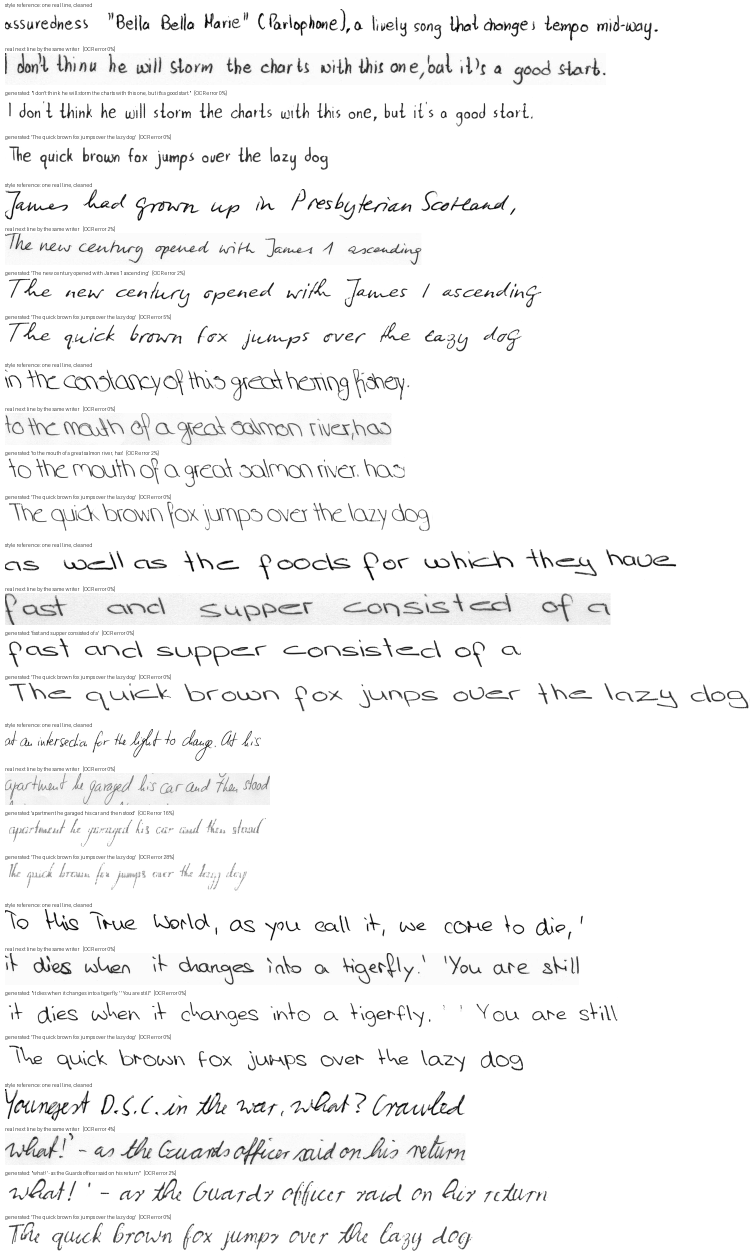
#> input picture handwriting-imitator/samples/imitation_vs_real.png, 1510 x 2520 px (shown at 1/2 size)
$ python -i preprocess.py   (imports and definitions only)
#> lines starting #> are read from the running program, lines starting #| are printed output that depends on the picture; after the words box and inside, x2 and y2 are one past the last pixel; in counts of white or black regions, pixels touching at a corner belong together
"""Clean up scans and phone photos of handwriting for use as style references.

clean_line handles an image of one line; split_page cuts a photo of a whole
handwritten page into its lines.

The generator copies everything about its reference, including how it was
digitised: feed it a hard-thresholded image and it draws blocky letters, feed
it small text in a tall frame and it draws small, coarse text. So this step is
deliberately gentle. It evens out the paper, keeps the soft grey stroke edges,
and crops tight so the writing fills the 64 px frame.
"""

import cv2
import numpy as np
from PIL import Image
from scipy.ndimage import gaussian_filter1d
from scipy.signal import find_peaks

WHITE_POINT = 0.9


def flatten(gray, kernel):
    """Grey photo -> ink darkness on even white paper, as floats from 0 (ink) to 1 (paper).

    kernel: size in pixels of the neighbourhood used to estimate the paper; it
    must be wider than a pen stroke and narrower than the lighting changes.
    """
    k = int(kernel) | 1
    # Paper = what is left after closing away the (thin, dark) strokes.
    background = cv2.morphologyEx(gray, cv2.MORPH_CLOSE, cv2.getStructuringElement(cv2.MORPH_ELLIPSE, (k, k)))
    background = cv2.GaussianBlur(background, (k, k), 0)
    flat = np.clip(gray / np.maximum(background, 1.0), 0.0, 1.0)
    # Linear stretch only: paper noise goes to white, the darkest ink to black,
    # and the anti-aliased edges in between survive.
    black_point = min(np.percentile(flat, 0.5), WHITE_POINT - 0.3)
    return np.clip((flat - black_point) / (WHITE_POINT - black_point), 0.0, 1.0)


# [31 lines left out: functions clean_line, _without_edge_fragments, not called in this run]


def split_page(image):
    """Cut a photo of a handwritten page into its lines.

    Returns (lines, overlay): the line images from top to bottom, all cropped
    to the same height and the same position relative to the writing, and a
    copy of the page with the detected lines marked for checking by eye.

    The common frame matters. The generator draws at the scale of whatever
    reference it is given, so references cropped to different heights would
    make letters change size from one generated line to the next.

    Expects dark ink on plain unlined paper, photographed roughly square-on
    and cropped to the paper.
    """
    gray = np.asarray(image.convert("L"), dtype=np.float32)
    flat = flatten(gray, max(31, min(gray.shape) // 25))
    flat = _rotate(flat, _skew_angle(flat < 0.6))
    ink = flat < 0.6

    count, labels, stats, centroids = cv2.connectedComponentsWithStats(ink.astype(np.uint8), connectivity=8)
    height, width = ink.shape
    top, tall = stats[:, cv2.CC_STAT_TOP], stats[:, cv2.CC_STAT_HEIGHT]
    left, wide = stats[:, cv2.CC_STAT_LEFT], stats[:, cv2.CC_STAT_WIDTH]
    area = stats[:, cv2.CC_STAT_AREA]
    on_edge = (top == 0) | (left == 0) | (top + tall == height) | (left + wide == width)
    letter = np.median(tall[1:][area[1:] >= 12]) if count > 1 else 0
    # Keep letter-sized blobs: drop paper specks, the table around the page, and anything huge.
    keep = (area >= max(6, 0.01 * letter * letter)) & ~on_edge & (tall < 6 * letter)
    keep[0] = False
    if not keep.any():
        raise ValueError("no handwriting found on the page")

    # Lines show up as peaks in how much ink each pixel row holds.
    rows = keep[labels].sum(axis=1).astype(float)
    profile = gaussian_filter1d(rows, sigma=max(2.0, 0.6 * letter))
    peaks, _ = find_peaks(profile, distance=max(3, int(1.5 * letter)), prominence=0.15 * profile.max())
    if not len(peaks):
        raise ValueError("could not find any lines of writing on the page")

    # Each blob belongs to the line whose centre it is nearest, so a tail that
    # dips into the next line's space stays with its own letter.
    owner = np.full(count, -1)
    kept = np.flatnonzero(keep)
    owner[kept] = np.abs(centroids[kept, 1][:, None] - peaks[None, :]).argmin(axis=1)

    above = max((peaks[owner[i]] - top[i]) for i in kept)
    below = max((top[i] + tall[i] - peaks[owner[i]]) for i in kept)
    if len(peaks) > 1:   # one stray tall blob must not stretch every crop
        pitch = np.median(np.diff(peaks))
        above, below = min(above, 0.75 * pitch), min(below, 0.75 * pitch)
    pad = max(2, round(0.06 * (above + below)))
    above, below = int(above) + pad, int(below) + pad

    padded = np.pad(flat, ((above, below), (pad, pad)), constant_values=1.0)
    padded_owner = np.pad(owner[labels], ((above, below), (pad, pad)), constant_values=-1)
    lines, boxes = [], []
    for n, peak in enumerate(peaks):
        mine = np.flatnonzero((owner == n))
        if not len(mine):
            continue
        x0, x1 = left[mine].min(), (left[mine] + wide[mine]).max() + 2 * pad
        window = (slice(peak, peak + above + below), slice(x0, x1))
        crop = padded[window].copy()
        # Blank everything that is not this line's ink, keeping its soft edges.
        own = cv2.dilate((padded_owner[window] == n).astype(np.uint8), np.ones((5, 5), np.uint8)).astype(bool)
        crop[~own] = 1.0
        lines.append(Image.fromarray((crop * 255).round().astype(np.uint8), mode="L"))
        boxes.append((x0 - pad, peak - above, x1 - pad, peak + below))

    overlay = cv2.cvtColor((flat * 255).astype(np.uint8), cv2.COLOR_GRAY2RGB)
    for n, (x0, y0, x1, y1) in enumerate(boxes):
        colour = [(220, 40, 40), (30, 110, 220)][n % 2]
        cv2.rectangle(overlay, (int(x0), int(y0)), (int(x1), int(y1)), colour, max(2, height // 500))
        cv2.putText(overlay, str(n + 1), (max(int(x0) - int(0.5 * (y1 - y0)), 0), int(y0) + int(0.7 * (y1 - y0))),
                    cv2.FONT_HERSHEY_SIMPLEX, max(0.6, (y1 - y0) / 80), colour, max(2, height // 500))
    return lines, Image.fromarray(overlay)


def _skew_angle(ink, limit=5.0, step=0.25):
    """Angle in degrees that makes the lines of writing most nearly horizontal."""
    scale = min(1.0, 800 / max(ink.shape))
    small = cv2.resize(ink.astype(np.float32), None, fx=scale, fy=scale, interpolation=cv2.INTER_AREA)
    angles = np.arange(-limit, limit + step / 2, step)
    # Level lines give a spiky row profile: rows are either full of ink or empty.
    sharpness = [np.var(_rotate(small, a, fill=0.0).sum(axis=1)) for a in angles]
    return float(angles[int(np.argmax(sharpness))])


def _rotate(image, angle, fill=1.0):
    if angle == 0:
        return image
    h, w = image.shape
    matrix = cv2.getRotationMatrix2D((w / 2, h / 2), angle, 1.0)
    return cv2.warpAffine(image, matrix, (w, h), flags=cv2.INTER_LINEAR, borderValue=fill)

>>> from PIL import Image
>>> picture = Image.open('../samples/imitation_vs_real.png')
#> picture is the input picture: PIL image 1510x2520 L; min 0, max 255, mean 245.5
>>> result = split_page(picture)
#> in flatten, `background = cv2.GaussianBlur(background, (k, k), 0)`:
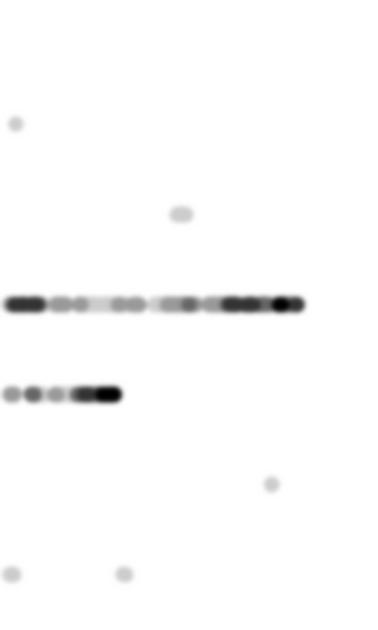
#> background: shape (2520, 1510) float32 (shown at 1/4 size); min 250, max 255, mean 254.9; drawn with min black and max white
#> in flatten, `black_point = min(np.percentile(flat, 0.5), WHITE_POINT - 0.3)`: black_point = 0.125
#> in _rotate (call 39), `matrix = cv2.getRotationMatrix2D((w / 2, h / 2), angle, 1.0)`: matrix = [[0.997, 0.0785, -30.65], [-0.0785, 0.997, 20.02]]
#> in _rotate (call 39), `return cv2.warpAffine(image, matrix, (w, h), flags=cv2.INTER_LINEAR, b..`:
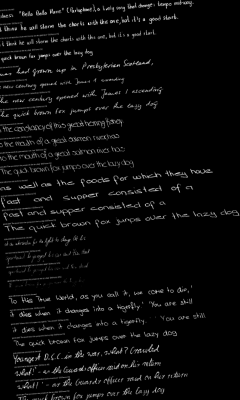
#> returned value: shape (800, 479) float32 (shown at 1/2 size); min 0, max 1, mean 0.0401
#> in _rotate (call 40), `matrix = cv2.getRotationMatrix2D((w / 2, h / 2), angle, 1.0)`: matrix = [[0.997, 0.0828, -32.3], [-0.0828, 0.997, 21.21]]
#> in _rotate (call 40), `return cv2.warpAffine(image, matrix, (w, h), flags=cv2.INTER_LINEAR, b..`:
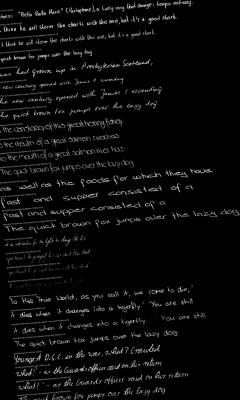
#> returned value: shape (800, 479) float32 (shown at 1/2 size); min 0, max 1, mean 0.04
#> in _skew_angle, `sharpness = [np.var(_rotate(small, a, fill=0.0).sum(axis=1)) for a in ..`: sharpness = 41 values, max 749.5 at index 20, min 79.95 at index 0, mean 297.3
#> in split_page, `ink = flat < 0.6`:
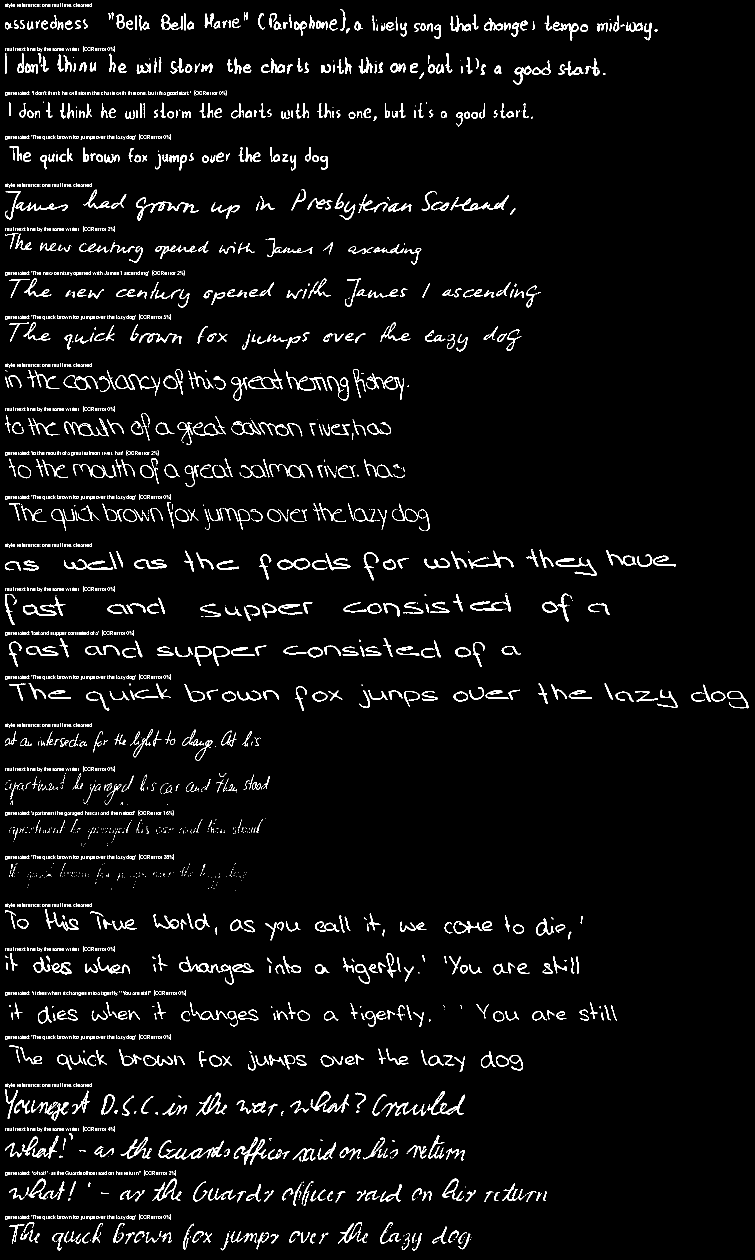
#> ink: shape (2520, 1510) bool (shown at 1/2 size); 4.1% white in thin lines or dots
#> in split_page, `count, labels, stats, centroids = cv2.connectedComponentsWithStats(ink..`:
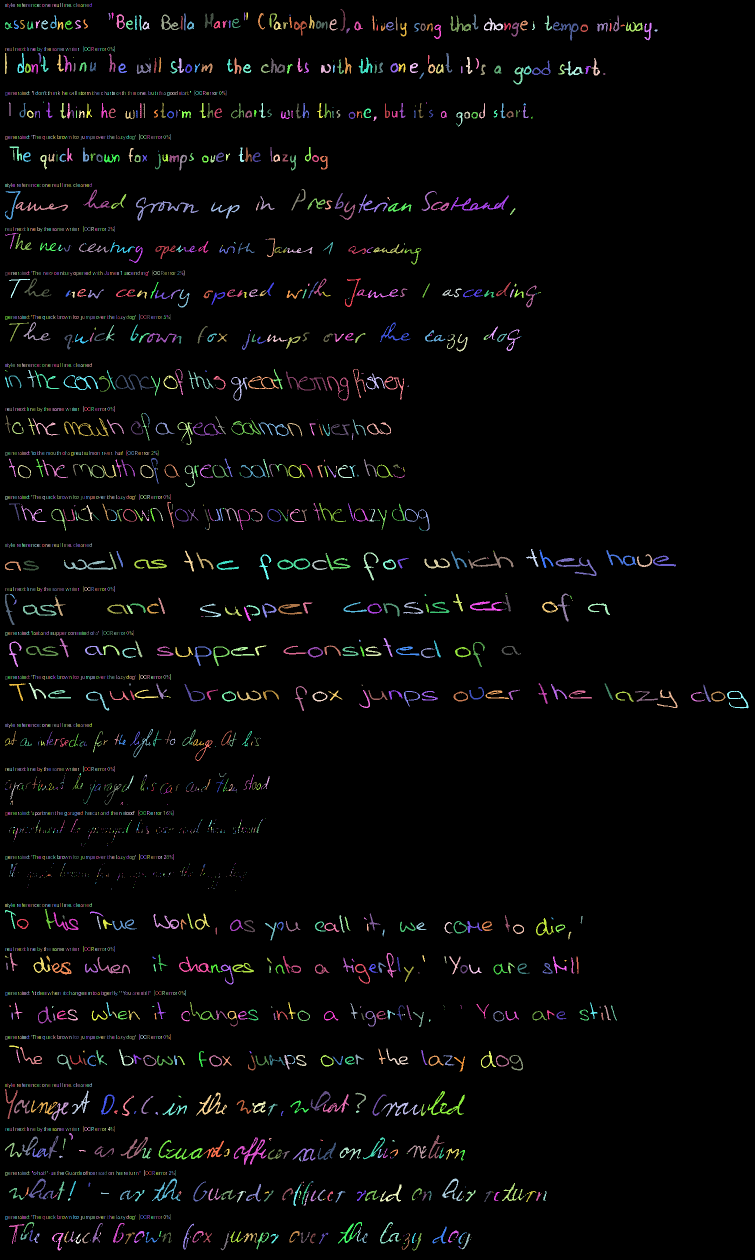
#> labels: shape (2520, 1510) int32 (shown at 1/2 size); 3310 distinct labels, from 0 to 3309; one colour per label, 0 black
#> in split_page, `count, labels, stats, centroids = cv2.connectedComponentsWithStats(ink..`: count = 3310; centroids = 3310 pairs, first value 11 to 1475.7, second value 8 to 2495.5
#> in split_page, `top, tall = stats[:, cv2.CC_STAT_TOP], stats[:, cv2.CC_STAT_HEIGHT]`: top = 3310 values, max 2492 at index 3308, min 0 at index 0, mean 1283.7; tall = 3310 values, max 2520 at index 0, min 1 at index 9, mean 10.97
#> in split_page, `left, wide = stats[:, cv2.CC_STAT_LEFT], stats[:, cv2.CC_STAT_WIDTH]`: left = 3310 values, max 1454 at index 1685, min 0 at index 0, mean 300.2; wide = 3310 values, max 1510 at index 0, min 1 at index 2, mean 8.59
#> in split_page, `area = stats[:, cv2.CC_STAT_AREA]`: area = 3310 values, max 3647314 at index 0, min 1 at index 9, mean 1149.6
#> in split_page, `letter = np.median(tall[1:][area[1:] >= 12]) if count > 1 else 0`: letter = 16
#> in split_page, `rows = keep[labels].sum(axis=1).astype(float)`: rows = 2520 values, max 452 at index 49, min 0 at index 0, mean 61.86
#> in split_page, `profile = gaussian_filter1d(rows, sigma=max(2.0, 0.6 * letter))`: profile = 2520 values, max 277.2 at index 51, min 0.12 at index 1777, mean 61.86
#> in split_page, `peaks, _ = find_peaks(profile, distance=max(3, int(1.5 * letter)), pro..`: peaks = 25 values from 51 to 2474
#> in split_page, `owner = np.full(count, -1)`: owner = 3310 values from -1 to -1
#> in split_page, `kept = np.flatnonzero(keep)`: kept = 2390 values from 1 to 3309
#> in split_page, `above = max((peaks[owner[i]] - top[i]) for i in kept)`: above = 182
#> in split_page, `below = max((top[i] + tall[i] - peaks[owner[i]]) for i in kept)`: below = 196
#> in split_page, `pitch = np.median(np.diff(peaks))`: pitch = 89.5
#> in split_page, `above, below = min(above, 0.75 * pitch), min(below, 0.75 * pitch)`: above = 67.12
#> in split_page, `pad = max(2, round(0.06 * (above + below)))`: pad = 8
#> in split_page, `above, below = int(above) + pad, int(below) + pad`: above = 75
#> the loop in split_page, `for n, peak in enumerate(peaks):` made 25 passes
#> (peak, x0, x1) on passes 1 to 8: (51, 10, 1331), (136, 10, 1227), (227, 10, 1081), (315, 10, 672), (412, 10, 1047), (498, 10, 859), (587, 10, 1098), (675, 10, 1056)
#> after the loop in split_page, `for n, peak in enumerate(peaks):`: boxes = 25 items, first 6: (2, -24, 1323, 126), (2, 61, 1219, 211), (2, 152, 1073, 302), (2, 240, 664, 390), (2, 337, 1039, 487), (2, 423, 851, 573); lines = 25 items
#> the loop in split_page, `for n, (x0, y0, x1, y1) in enumerate(boxes):` made 25 passes
#> (x0, y0, x1, y1, colour) on passes 1 to 8: (2, -24, 1323, 126, (220, 40, 40)), (2, 61, 1219, 211, (30, 110, 220)), (2, 152, 1073, 302, (220, 40, 40)), (2, 240, 664, 390, (30, 110, 220)), (2, 337, 1039, 487, (220, 40, 40)), (2, 423, 851, 573, (30, 110, 220)), (2, 512, 1090, 662, (220, 40, 40)), (2, 600, 1048, 750, (30, 110, 220))

$ run again, on handwriting-imitator/samples/own_samples.png
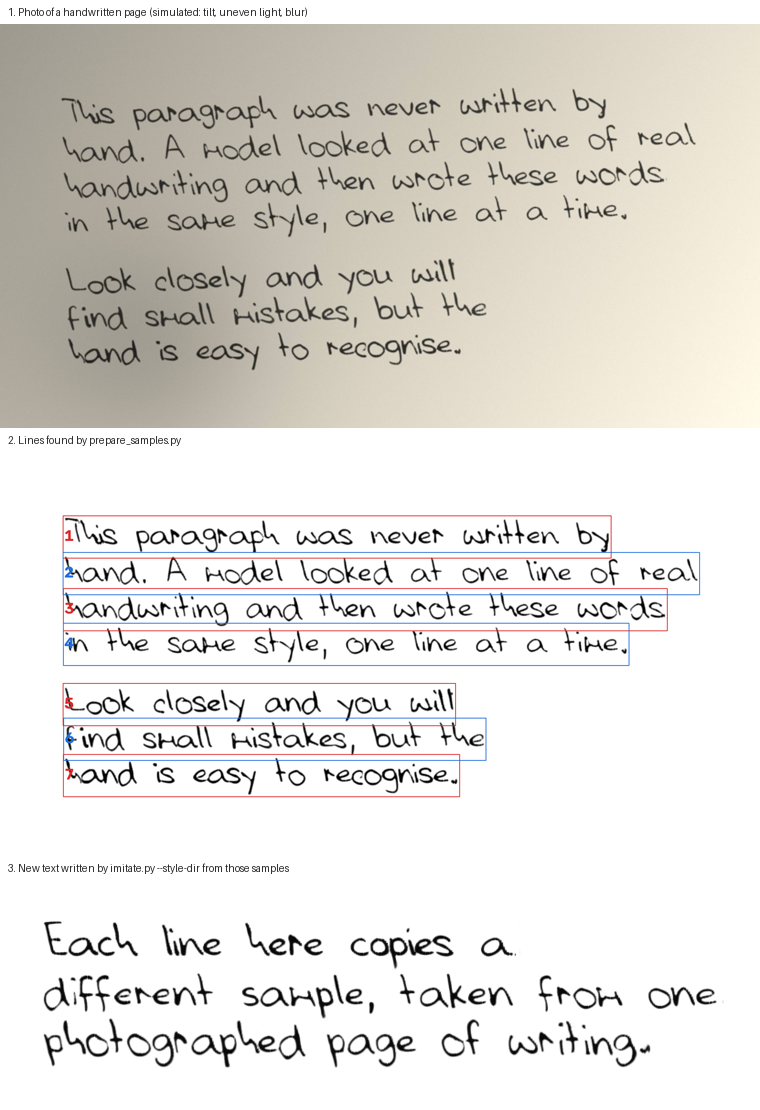
#> input picture handwriting-imitator/samples/own_samples.png, 760 x 1110 px
#> picture is the input picture: PIL image 760x1110 RGB; mean R, G, B 226.5, 223.8, 219.1
#> in flatten, `flat = np.clip(gray / np.maximum(background, 1.0), 0.0, 1.0)`:
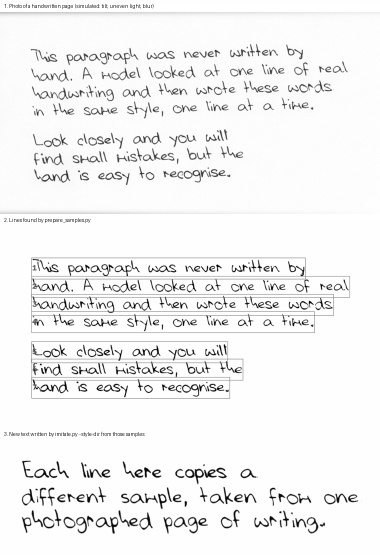
#> flat: shape (1110, 760) float32 (shown at 1/2 size); min 0, max 1, mean 0.951
#> black_point = 0.0471
#> sharpness = 41 values, max 1526.8 at index 20, min 421.3 at index 40, mean 755.1
#> ink: shape (1110, 760) bool; 4.9% white in thin lines or dots, all inside (x1, y1, x2, y2) = (8, 8, 716, 1067)
#> in split_page, `count, labels, stats, centroids = cv2.connectedComponentsWithStats(ink..`:
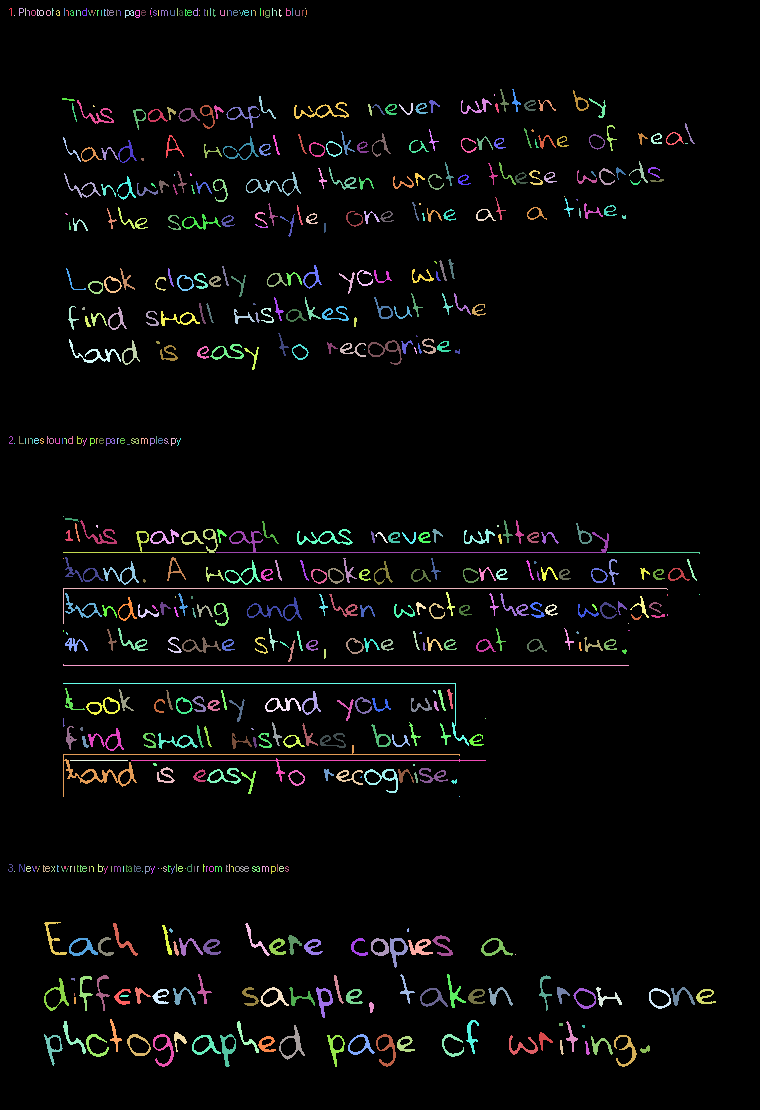
#> labels: shape (1110, 760) int32; 629 distinct labels, from 0 to 628; one colour per label, 0 black
#> count = 629; stats = 629 rows, first 6: [0, 0, 760, 1110, 802658], [9, 8, 3, 8, 10], [19, 8, 5, 8, 17], [25, 8, 1, 8, 8], [37, 9, 7, 7, 23], [52, 8, 2, 8, 9]; centroids = 629 pairs, first value 10.47 to 704.3, second value 8 to 1049.9
#> top = 629 values, max 1045 at index 628, min 0 at index 0, mean 487.4; tall = 629 values, max 1110 at index 0, min 1 at index 10, mean 15.12
#> left = 629 values, max 699 at index 365, min 0 at index 0, mean 284.3; wide = 629 values, max 760 at index 0, min 1 at index 3, mean 17.5
#> area = 629 values, max 802658 at index 0, min 1 at index 10, mean 1341.2
#> letter = 15
#> rows = 1110 values, max 633 at index 552, min 0 at index 0, mean 36.76
#> profile = 1110 values, max 124.8 at index 996, min 0 at index 1103, mean 36.76
#> peaks = 17 values from 110 to 1044
#> owner = 629 values from -1 to -1
#> kept = 570 values from 1 to 628
#> in split_page, `above = max((peaks[owner[i]] - top[i]) for i in kept)`: above = 102
#> in split_page, `below = max((top[i] + tall[i] - peaks[owner[i]]) for i in kept)`: below = 95
#> pitch = 38
#> in split_page, `above, below = min(above, 0.75 * pitch), min(below, 0.75 * pitch)`: above = 28.5
#> pad = 3
#> in split_page, `above, below = int(above) + pad, int(below) + pad`: above = 31
#> the loop in split_page, `for n, peak in enumerate(peaks):` made 17 passes
#> (peak, x0, x1) on passes 1 to 8: (110, 9, 612), (146, 63, 701), (182, 64, 670), (217, 69, 632), (280, 66, 461), (315, 68, 492), (351, 9, 466), (539, 63, 706)
#> after the loop in split_page, `for n, peak in enumerate(peaks):`: boxes = 17 items, first 6: (6, 79, 609, 141), (60, 115, 698, 177), (61, 151, 667, 213), (66, 186, 629, 248), (63, 249, 458, 311), (65, 284, 489, 346); lines = 17 items
#> the loop in split_page, `for n, (x0, y0, x1, y1) in enumerate(boxes):` made 17 passes
#> (x0, y0, x1, y1, colour) on passes 1 to 8: (6, 79, 609, 141, (220, 40, 40)), (60, 115, 698, 177, (30, 110, 220)), (61, 151, 667, 213, (220, 40, 40)), (66, 186, 629, 248, (30, 110, 220)), (63, 249, 458, 311, (220, 40, 40)), (65, 284, 489, 346, (30, 110, 220)), (6, 320, 463, 382, (220, 40, 40)), (60, 508, 703, 570, (30, 110, 220))
